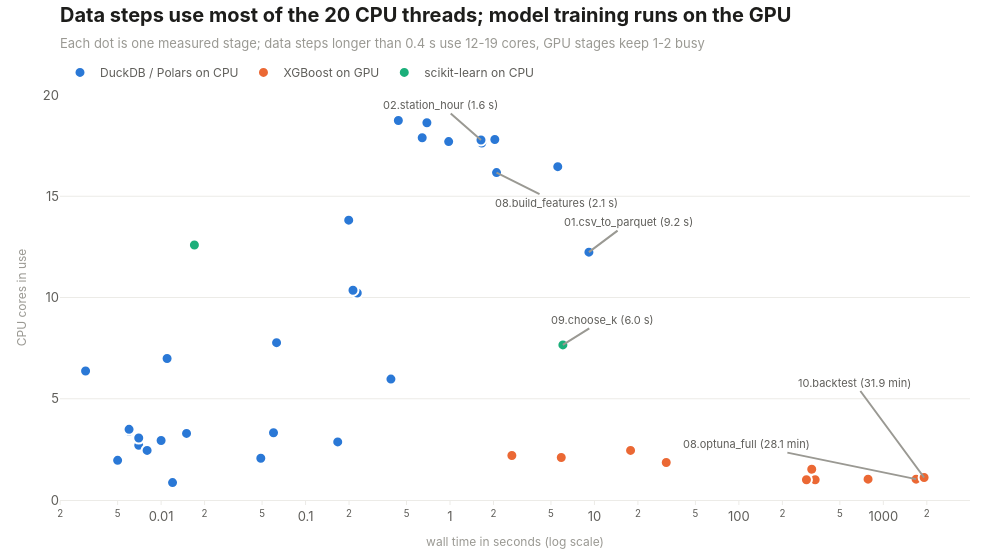

Notebook source saved alongside this figure:
### Markdown cell above
### งานแต่ละแบบใช้เครื่องต่างกัน

แต่ละจุดคือหนึ่งขั้น แกนนอนคือเวลา แกนตั้งคือจำนวน core ของ CPU ที่ใช้จริง

### Code cell
ENGINE_COLORS = {
    "DuckDB / Polars on CPU": viz.ACCENT,
    "XGBoost on GPU": viz.CONTRAST,
    "scikit-learn on CPU": viz.SERIES[2],
}

fig = go.Figure()
for engine, color in ENGINE_COLORS.items():
    part = stages.filter(pl.col("engine") == engine)
    if part.height == 0:
        continue
    fig.add_trace(go.Scatter(
        x=part["seconds"], y=part["cores"], mode="markers", name=engine,
        marker=dict(color=color, size=11, line=dict(color="white", width=2)),
        text=part["stage"],
        hovertemplate="%{text}<br>%{x:.2f} s, %{y:.1f} cores<extra></extra>",
    ))

LABELLED = {
    "01.csv_to_parquet": (40, -30),
    "02.station_hour": (-40, -35),
    "08.build_features": (60, 30),
    "08.optuna_full": (-170, -35),
    "10.backtest": (-70, -95),
    "09.choose_k": (40, -25),
}
for name, offset in LABELLED.items():
    row = stages.filter(pl.col("stage") == name)
    if row.height == 0:
        continue
    seconds = row["seconds"][0]
    # on a log axis plotly places annotations by log10 of the value
    fig.add_annotation(
        x=math.log10(seconds), y=float(row["cores"][0]), xref="x", yref="y",
        text=f"{name} ({time_label(seconds)})", showarrow=True, arrowhead=0, arrowcolor=viz.MUTED,
        ax=offset[0], ay=offset[1], font=dict(size=11, color=viz.INK2),
    )

# plotly needs log10 of the range on a log axis
fig.update_xaxes(type="log", title_text="wall time in seconds (log scale)", range=[-2.7, 3.6])
fig.update_yaxes(title_text="CPU cores in use", range=[0, 20])
fig.update_layout(hovermode="closest")
title = "Data steps use most of the 20 CPU threads; model training runs on the GPU"
heavy_data = stages.filter((pl.col("engine") == "DuckDB / Polars on CPU") & (pl.col("seconds") >= 0.4))
gpu_stages = stages.filter(pl.col("engine") == "XGBoost on GPU")
subtitle = (
    f"Each dot is one measured stage; data steps longer than 0.4 s use "
    f"{heavy_data['cores'].min():.0f}-{heavy_data['cores'].max():.0f} cores, "
    f"GPU stages keep {gpu_stages['cores'].min():.0f}-{gpu_stages['cores'].max():.0f} busy"
)
viz.titled(fig, title, subtitle)
viz.save(fig, "11_stage_engines", height=560)
fig

### Figure 1 — Plotly figure (JSON) as saved in the notebook; plotly's stock layout.template omitted (floating-point values rounded to 4 significant figures)
{"data": [{"hovertemplate": "%{text}<br>%{x:.2f} s, %{y:.1f} cores<extra></extra>", "marker": {"color": "#2a78d6", "line": {"color": "white", "width": 2}, "size": 11}, "mode": "markers", "name": "DuckDB / Polars on CPU", "text": ["00.raw_csv_profile", "01.csv_to_parquet", "01.validate", "02.calendar", "02.station_hour", "02.station_day_system_hour", "02.od_month", "02.write_marts", "03.overview", "03.sparsity", "03.trip_buckets", "03.monthly_trend", "03.surge_days", "03.station_period", "03.od_period", "03.transbay", "03.lag_correlation", "03.baselines", "04.recovery_index", "04.station_recovery", "05.hourly", "05.peak_centre", "05.station_hour_recovery", "06.crossing_hour_from_fact", "07.ebart", "07.warm_springs", "07.silicon_valley", "08.build_features", "08.write_features", "08.prepare_inputs", "09.period_hours"], "type": "scatter", "x": [1.66, 9.156, 5.572, 0.439, 1.639, 0.642, 0.979, 0.228, 2.043, 0.39, 0.063, 0.005, 0.01, 0.006, 0.007, 0.015, 0.167, 0.199, 0.003, 0.005, 0.012, 0.006, 0.011, 0.213, 0.008, 0.006, 0.007, 2.1, 0.692, 0.049, 0.06], "y": [17.63, 12.24, 16.46, 18.74, 17.78, 17.89, 17.7, 10.22, 17.8, 5.97, 7.77, 1.97, 2.94, 3.54, 2.7, 3.29, 2.87, 13.82, 6.37, 1.96, 0.86, 3.39, 6.99, 10.36, 2.45, 3.49, 3.06, 16.17, 18.63, 2.06, 3.32]}, {"hovertemplate": "%{text}<br>%{x:.2f} s, %{y:.1f} cores<extra></extra>", "marker": {"color": "#eb6834", "line": {"color": "white", "width": 2}, "size": 11}, "mode": "markers", "name": "XGBoost on GPU", "text": ["00.gpu_test", "08.variant_all", "08.variant_weighted", "08.variant_post_covid", "08.optuna_10_trials", "08.optuna_full", "08.learning_rate_check", "08.final_models", "08.shap", "10.backtest"], "type": "scatter", "x": [2.681, 31.41, 17.79, 5.892, 319.4, 1685.0, 337.4, 784.0, 293.5, 1915.0], "y": [2.2, 1.85, 2.45, 2.1, 1.52, 1.03, 1.0, 1.03, 1.0, 1.11]}, {"hovertemplate": "%{text}<br>%{x:.2f} s, %{y:.1f} cores<extra></extra>", "marker": {"color": "#1baf7a", "line": {"color": "white", "width": 2}, "size": 11}, "mode": "markers", "name": "scikit-learn on CPU", "text": ["09.choose_k", "09.final_kmeans"], "type": "scatter", "x": [6.046, 0.017], "y": [7.66, 12.59]}], "layout": {"annotations": [{"arrowcolor": "#9a9993", "arrowhead": 0, "ax": 40, "ay": -30, "font": {"color": "#5f5e5a", "size": 11}, "showarrow": true, "text": "01.csv_to_parquet (9.2 s)", "x": 0.9617, "xref": "x", "y": 12.24, "yref": "y"}, {"arrowcolor": "#9a9993", "arrowhead": 0, "ax": -40, "ay": -35, "font": {"color": "#5f5e5a", "size": 11}, "showarrow": true, "text": "02.station_hour (1.6 s)", "x": 0.2146, "xref": "x", "y": 17.78, "yref": "y"}, {"arrowcolor": "#9a9993", "arrowhead": 0, "ax": 60, "ay": 30, "font": {"color": "#5f5e5a", "size": 11}, "showarrow": true, "text": "08.build_features (2.1 s)", "x": 0.3222, "xref": "x", "y": 16.17, "yref": "y"}, {"arrowcolor": "#9a9993", "arrowhead": 0, "ax": -170, "ay": -35, "font": {"color": "#5f5e5a", "size": 11}, "showarrow": true, "text": "08.optuna_full (28.1 min)", "x": 3.227, "xref": "x", "y": 1.03, "yref": "y"}, {"arrowcolor": "#9a9993", "arrowhead": 0, "ax": -70, "ay": -95, "font": {"color": "#5f5e5a", "size": 11}, "showarrow": true, "text": "10.backtest (31.9 min)", "x": 3.282, "xref": "x", "y": 1.11, "yref": "y"}, {"arrowcolor": "#9a9993", "arrowhead": 0, "ax": 40, "ay": -25, "font": {"color": "#5f5e5a", "size": 11}, "showarrow": true, "text": "09.choose_k (6.0 s)", "x": 0.7815, "xref": "x", "y": 7.66, "yref": "y"}], "height": 560, "hovermode": "closest", "title": {"text": "<b>Data steps use most of the 20 CPU threads; model training runs on the GPU</b><br><span style='font-size:13px;color:#9a9993'>Each dot is one measured stage; data steps longer than 0.4 s use 12-19 cores, GPU stages keep 1-2 busy</span>"}, "width": 1000, "xaxis": {"range": [-2.7, 3.6], "title": {"text": "wall time in seconds (log scale)"}, "type": "log"}, "yaxis": {"range": [0, 20], "title": {"text": "CPU cores in use"}}}}
